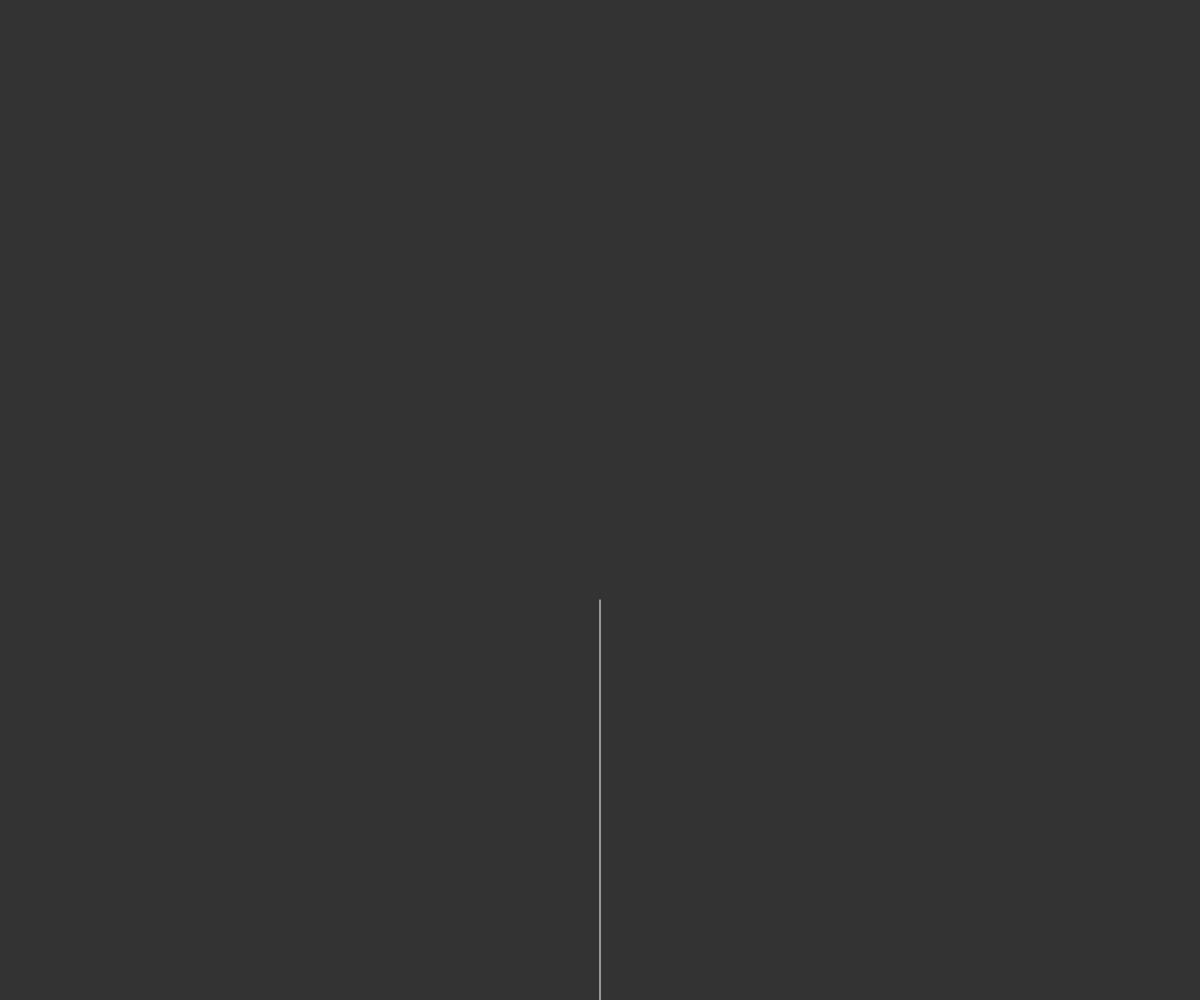
Frame 1 (no input)
Frame 60 (no input): identical to frame 1, image omitted
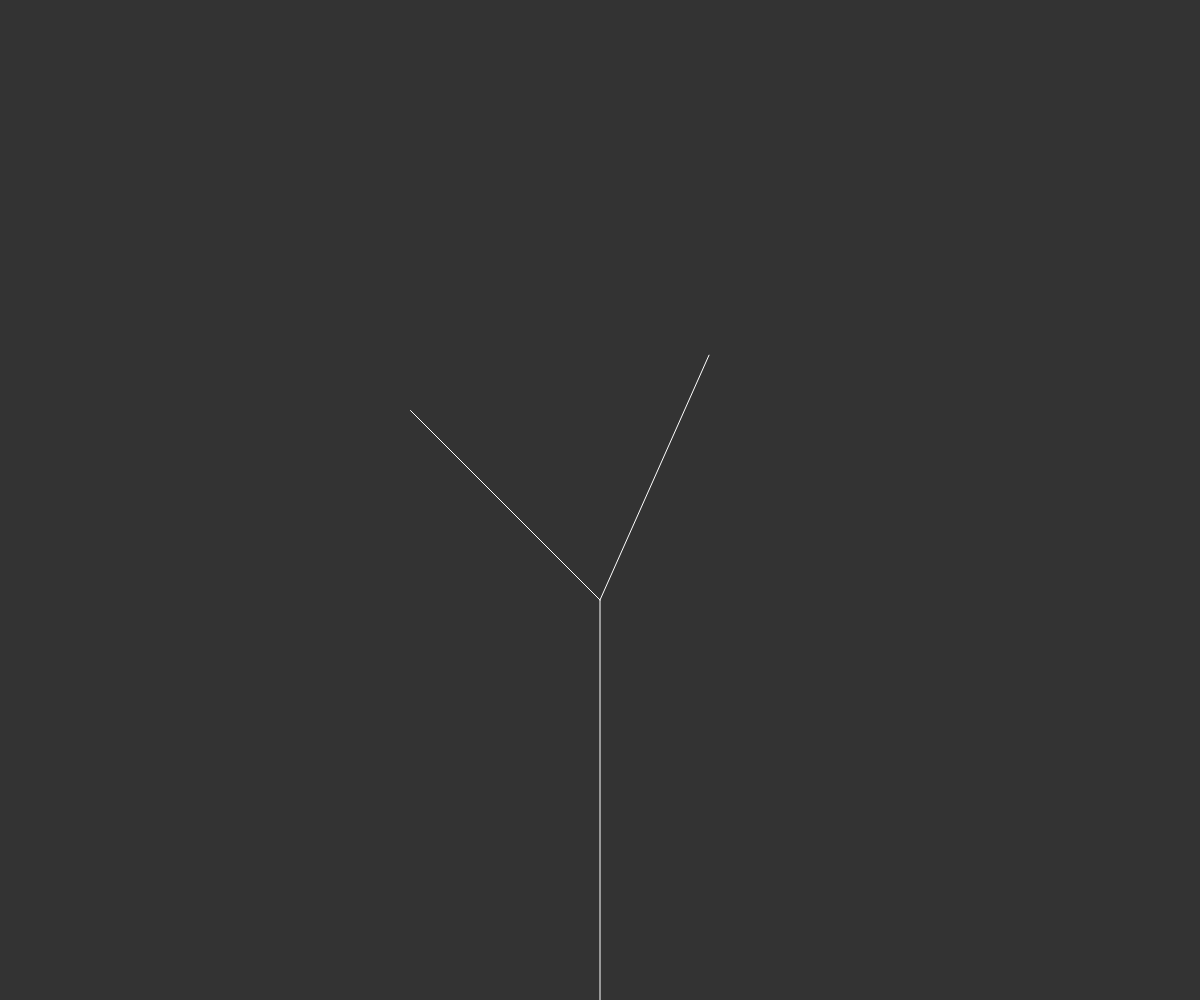
Frame 120 (the mouse pressed at the canvas centre since frame 60)

The p5.js sketch that drew these frames (run headless with seeded random() and noise() and a simulated clock; from frame 60 on, the mouse is pressed at the canvas centre):

// p5.js sketch
// ── sketch.js
var tree = [];
var leaves = [];

var count = 0;

function setup() {
  createCanvas(windowWidth, windowHeight);
  var a = createVector (width / 2, height);
  var b = createVector (width / 2, height - 400);
  var root = new Branch(a, b);

  tree[0] = root;
}

function mousePressed() {
  for (var i = tree.length - 1; i >= 0; i--) {
    if (!tree[i].finished) {
      tree.push(tree[i].branchA());
      tree.push(tree[i].branchB());
    }  
    tree[i].finished = true;
  }
  count++;

  if (count === 3) {
    for (var i = 0; i < tree.length; i++) {
      if (!tree[i].finished) {
        var leaf = tree[i].end.copy();
        leaves.push(leaf);
      }
    }
  }

  if (count === 6) {
    for (var i = 0; i < tree.length; i++) {
      if (!tree[i].finished) {
        var leaf = tree[i].end.copy();
        leaves.push(leaf);
      }
    }
  }

  if (count === 9) {
    for (var i = 0; i < tree.length; i++) {
      if (!tree[i].finished) {
        var leaf = tree[i].end.copy();
        leaves.push(leaf);
      }
    }
  }

}

function draw() {
  background(51);
  
  for (var i = 0; i < tree.length; i++) {
    tree[i].show();
    //tree[i].jitter();
  }

  for (var i = 0; i < leaves.length; i++) {
    fill(255, 204, 100);
    noStroke();
    ellipse(leaves[i].x, leaves[i].y, 2.7, 5);
    leaves[i].x += random (0, 1);
    leaves[i].y += random (0, 1);
  }

}
// ── branch.js
function Branch(begin, end) {
  this.begin = begin;
  this.end = end;
  this.finished = false;

  this.jitter = function() {
    this.end.x += random(-1, 1);
    this.end.y += random(-1, 1);
  }

  this.show = function() {
    stroke(255);
    line(this.begin.x, this.begin.y, this.end.x, this.end.y);
  } 

  this.branchA = function() {
    var dir = p5.Vector.sub(this.end, this.begin);
    dir.rotate(PI / 7.5);
    dir.mult(0.67);
    var newEnd = p5.Vector.add(this.end, dir);
    var b = new Branch(this.end, newEnd );
    return b;
  }
  this.branchB = function() {
    var dir = p5.Vector.sub(this.end, this.begin);
    dir.rotate(-PI / 4);
    dir.mult(0.67);
    var newEnd = p5.Vector.add(this.end, dir);
    var b = new Branch(this.end, newEnd );
    return b;
  }



}
